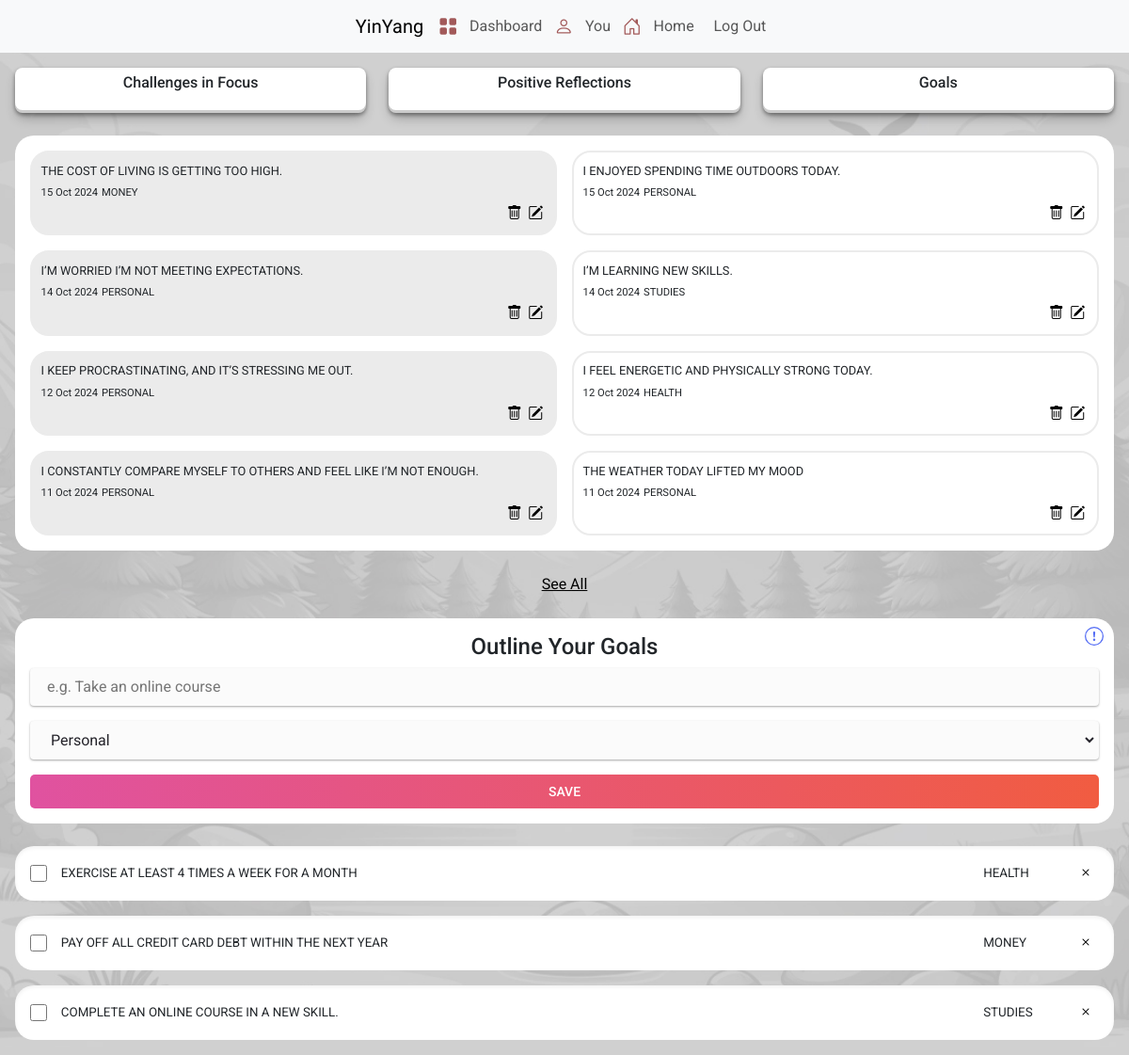
Screenshot of /dashboard/1 (signed in) with the database file from the repository.
### yinyang/models.py (models this page shows, shortened)
class Thought(models.Model):
    TAG = (('WORK', 'Work'),
           ('PERSONAL', 'Personal'),
           ('RELATIONSHIP', 'Relationship'),
           ('STUDIES', 'Studies'),
           ('MONEY', 'Money'),
           ('FAMILY', 'Family'),
           ('HEALTH', 'Health'))
    TYPE = (('NEGATIVE', 'Negative'),
            ('POSITIVE', 'Positive'))
    author = models.ForeignKey(User, on_delete=models.CASCADE, default=None, related_name="user")
    entry = models.CharField(max_length=250, blank=False, null=False)
    timestamp = models.DateTimeField(auto_now_add=True)
    tag = models.CharField(max_length=50, choices=TAG, default="PERSONAL")
    thought_type = models.CharField(max_length=50, choices=TYPE, default="NEGATIVE")
    edited = models.BooleanField(default=False)

class Goal(models.Model):
    CATEGORY = (('WORK', 'Work'),
                ('PERSONAL', 'Personal'),
                ('RELATIONSHIP', 'Relationship'),
                ('STUDIES', 'Studies'),
                ('MONEY', 'Money'),
                ('FAMILY', 'Family'),
                ('HEALTH', 'Health'))
    user = models.ForeignKey(User, on_delete=models.CASCADE, default=None, related_name="goal")
    description = models.CharField(max_length=250, blank=False, null=False)
    category = models.CharField(max_length=50, choices=CATEGORY, default="PERSONAL")
    is_completed = models.BooleanField(default=False)

### yinyang/views.py (the view)
# urls.py: path("dashboard/<int:id>", views.dashboard_view, name="dashboard"),
@login_required
def dashboard_view(request, id):
    user = User.objects.get(pk=id)
    all_logs = Thought.objects.filter(author=user).order_by("-timestamp")[0:8]
    form = GoalForm()
    goals = Goal.objects.filter(user=request.user).all()
    tag_choices = list(Thought._meta.get_field("tag").choices)
    badges = Rewards.objects.filter(receiver=user, reward_type="BADGE")
    return render(request, "yinyang/dashboard.html", {
        "user": user,
        "all_logs": all_logs,
        "form": form,
        "goals": goals,
        "badges": badges,
        "tag_choices": tag_choices
    })

### yinyang/forms.py
class GoalForm(forms.ModelForm):
  class Meta:
      model = Goal
      fields = ["description", "category"]
      widgets = {
        "description": forms.TextInput(attrs={
          "placeholder": "e.g. Take an online course"
        }),
      }

### yinyang/templates/yinyang/dashboard.html (shortened to what this page needs)
{% extends "yinyang/layout.html" %}
{% load static %}
{% block body %}
  <div class="dashboard-flex">
    <div class="dash-1">
      <div id="tag-charts" data-user-id="{{ user.id }}">
        <div class="chart-card">
          <h2 class="chart-title">Challenges in Focus</h2>
        </div>
        <div class="chart-card">
          <h2 class="chart-title">Positive Reflections</h2>
        </div>
        <div class="chart-card">
          <h2 class="chart-title">Goals</h2>
        </div>
      </div>
      {% if all_logs%}
        <div id="logs-grid" data-user-id="{{ user.id }}">
          <div class="log-container negative-logs-flex">
            {% for log in all_logs %}
              {% if log.thought_type == "NEGATIVE" %}
                <div class="log negative-log" id="log-{{ log.id }}">
                  <p class="log-entry log-entry-{{ log.id }}">{{ log.entry }}</p>
                  <div>
                    <span>{{ log.timestamp|date:"d M Y" }}</span>
                    <span id="tag-{{ log.id }}">{{ log.tag }}</span>
                  </div>
                  <div>
                    {% if log.author == user %}
                      <button class="edit-button" data-log-id="{{ log.id }}">
                        <i class="bi bi-pencil-square"></i>
                      </button>
                      <button class="delete-log-btn" data-log-id="{{ log.id }}">
                        <i class="bi bi-trash"></i>
                      </button>
                    {% endif %}
                  </div>
                </div>
              {% endif %}
            {% endfor %}
          </div>
          <div class="log-container positive-logs-flex">
            {% for log in all_logs %}
              {% if log.thought_type == "POSITIVE" %}
                <div class="log positive-log" id="log-{{ log.id }}">
                  <p class="log-entry log-entry-{{ log.id }}">{{ log.entry }}</p>
                  <div>
                    <span>{{ log.timestamp|date:"d M Y" }}</span>
                    <span id="tag-{{ log.id }}">{{ log.tag }}</span>
                  </div>
                  <div>
                    {% if log.author == user %}
                      <button class="edit-button" data-log-id="{{ log.id }}">
                        <i class="bi bi-pencil-square"></i>
                      </button>
                      <button class="delete-log-btn" data-log-id="{{ log.id }}">
                        <i class="bi bi-trash"></i>
                      </button>
                    {% endif %}
                  </div>
                </div>
              {% endif %}
            {% endfor %}
          </div>
        </div>
        <div>
          <a id="see-all-btn" href="{% url 'logs_view' user.id %}" style="color: rgb(0, 0, 0);">See All</a>
        </div>
      {% else %}
        <div>
          <p>Start tracking your thoughts today! Head over to the <a href="{% url 'index' %}">home page</a> to begin your journey.</p>
        </div>
      {% endif %}
    </div>
    <div class="dash-2">
      <div class="goals-form">
        <button type="button" class="d-custom-btn" data-bs-toggle="tooltip" data-bs-placement="left" data-bs-title="Think about something you want to achieve, whether it's personal, work-related, or a habit you want to build.">
        </button>
        <h4>Outline Your Goals</h4>
        <form class="new-goal" action="{% url 'set_goal' %}" method="POST">
          {{ form }}
          <button  type="submit" class="save-btn">Save</button>
        </form>
      </div>
      <div class="set-goals">
        {% for goal in goals %}
          {% if goal.is_completed == False %}
            <div id="goal-{{ goal.id }}" class="single-goal">
              <input type="checkbox" id="goal-{{ goal.id }}" class="goal-checkbox">
              <label for="goal-{{ goal.id }}">{{ goal.description }}</label>
              <label for="goal-category-{{ goal.id }}">{{ goal.category }}</label>
              <button type="button" class="delete-goal-btn" data-goal-id="{{ goal.id }}">
                <i class="bi bi-x"></i>
              </button>
            </div>
          {% endif %}
        {% endfor %}
      </div>
    </div>
</div>
{% endblock %}

### yinyang/static/yinyang/styles/index.css (style rules this page uses)
html, body { margin: 0; padding: 0; width: 100%; height: 100%; }
html { scroll-behavior: smooth; height: 100%; overflow-x: hidden; }
body { font-family: "Roboto", sans-serif; background-image: url('background.jpeg'); background-position: center; background-size:cover; text-size-adjust: auto; background-repeat: no-repeat; height: 100vh; min-height: 100vh; }

### yinyang/static/yinyang/styles/dashboard.css (style rules this page uses)
.dash-1, .dash-2 { flex: 1; width: 100%; align-items: center; display: flex; flex-direction: column; gap: 1.5rem; animation: fadeIn 2s ease-in-out forwards; text-rendering: optimizeLegibility; }
#logs-grid { display: grid; grid-template-columns: 1fr 1fr; align-items: start; width: 100%; gap: 1rem; background-color: white; padding: 1rem; border-radius: 20px; }
.negative-logs-flex, .positive-logs-flex { display: flex; flex-direction: column; gap: 1rem; }
.negative-log, .positive-log { display: flex; flex-direction: column; width: 100%; margin: 0; background-color: #ebebeb; padding: 0.6rem; border-radius: 20px; gap:0; border: 2px solid #ebebeb; }
.positive-log { background-color: rgb(255, 255, 255); }
.log-entry { margin: 0; font-size: 0.9rem !important; text-transform:uppercase; }
@media screen and (max-width: 1200px) { .log-entry { font-size: 0.8rem !important; } }
#logs-grid span { font-size: 0.7rem; margin: 0; }
.dashboard-flex { display: flex; flex-direction: row; flex: 50vw 50vw; padding: 1rem; gap: 1.5rem; height: 100%; }
@media screen and (max-width: 1274px) { .dashboard-flex { flex-direction: column; flex: 1fr 1fr; height: 100%; } }
.goals-form { position: relative; display: flex; flex-direction: column; padding: 1rem; border-radius: 20px; text-align: center; background-color: rgb(255, 255, 255); width: 100%; }
@media screen and (max-width: 1200px) { .goals-form, .single-goal { width: 100%; } }
.goals-form input, .goals-form select[name=category] { width: 100%; color: rgb(36, 35, 42); font-size: 16px; line-height: 20px; min-height: 28px; border-radius: 4px; padding: 8px 16px; border: 2px solid transparent; box-shadow: rgb(0 0 0 / 12%) 0px 1px 3px, rgb(0 0 0 / 24%) 0px 1px 2px; background: rgb(251, 251, 251); }
.set-goals { display: flex; flex-direction: column; width: 100%; gap: 1rem; }
.new-goal { display: flex; flex-direction: column; gap: 1rem; }
.single-goal { background-color: rgb(255, 255, 255); border-radius: 20px; padding: 1rem; display: grid; grid-template-columns: 28px 1fr 90px 28px; gap: 0.3rem; align-items: center; box-shadow: rgba(0, 0, 0, 0.06) 0px 2px 4px 0px inset; }
.single-goal label { margin: 0; align-items: center; text-transform:uppercase; font-size: smaller; }
.single-goal input[type=checkbox] { margin: 0; width: 1.15rem; height: 1.15rem; border: 0.15rem solid currentColor; border-radius: 0.15rem; transition: background-color 0.5s, border-color 0.5s; cursor: pointer; }
.delete-goal-btn { border: none; align-items: center; background-color: transparent; }
#tag-charts { display: flex; flex: 1fr 1fr 1fr; flex-direction: row; gap: 1.5rem; width: 100%; justify-content: space-around; }
.chart-card { display: flex; flex-direction: column; flex: 1fr 1fr 1fr; background-color: #fff; border-radius: 8px; min-width: 280px; width: 100%; gap: 1rem; padding: 0.4rem; box-shadow: rgba(0, 0, 0, 0.4) 0px 2px 4px, rgba(0, 0, 0, 0.3) 0px 7px 13px -3px, rgba(0, 0, 0, 0.2) 0px -3px 0px inset; }
.chart-title { font-size: 1rem; text-align: center; margin: 0; }
.edit-button, .delete-log-btn { position: relative; float:right; background-color: transparent; border: none; margin: 0; padding: 0 0.2rem 0 0.2rem; }
.d-custom-btn { position: absolute; border: none; background-color: transparent; color: #526bf4; right: 0.3rem; top: 0.3rem; }

### yinyang/static/yinyang/styles/completed_goals_list.css (style rules this page uses)
:root { --main-line-color: hsl(234, 62%, 86%); --side-line-color: hsl(350, 100%, 91%); --paper-color: hsl(0, 15%, 95%); --ink-color: hsl(0, 0%, 12%); --line-thickness: 3px; --top-space: 4lh; }

### yinyang/templates/yinyang/dashboard.html (style rules this page uses)
body { background-image: url('/static/yinyang/styles/background-dashboard.jpg'); background-size:cover; background-position:center; height: 100%; overflow-x: hidden; }

### rows the page displays
Thought: entry "THE COST OF LIVING IS GETTING TOO HIGH.", timestamp "15 Oct 2024", tag "MONEY"
Thought: entry "I’M WORRIED I’M NOT MEETING EXPECTATIONS.", timestamp "14 Oct 2024", tag "PERSONAL"
Thought: entry "I KEEP PROCRASTINATING, AND IT’S STRESSING ME OUT.", timestamp "12 Oct 2024", tag "PERSONAL"
Thought: entry "I CONSTANTLY COMPARE MYSELF TO OTHERS AND FEEL LIKE I’M NOT ENOUGH.", timestamp "11 Oct 2024", tag "PERSONAL"
Thought: entry "I ENJOYED SPENDING TIME OUTDOORS TODAY.", timestamp "15 Oct 2024", tag "PERSONAL"
Thought: entry "I’M LEARNING NEW SKILLS.", timestamp "14 Oct 2024", tag "STUDIES"
Thought: entry "I FEEL ENERGETIC AND PHYSICALLY STRONG TODAY.", timestamp "12 Oct 2024", tag "HEALTH"
Thought: entry "THE WEATHER TODAY LIFTED MY MOOD", timestamp "11 Oct 2024", tag "PERSONAL"
Goal: description "EXERCISE AT LEAST 4 TIMES A WEEK FOR A MONTH", category "HEALTH"
Goal: description "PAY OFF ALL CREDIT CARD DEBT WITHIN THE NEXT YEAR", category "MONEY"
Goal: description "COMPLETE AN ONLINE COURSE IN A NEW SKILL.", category "STUDIES"
